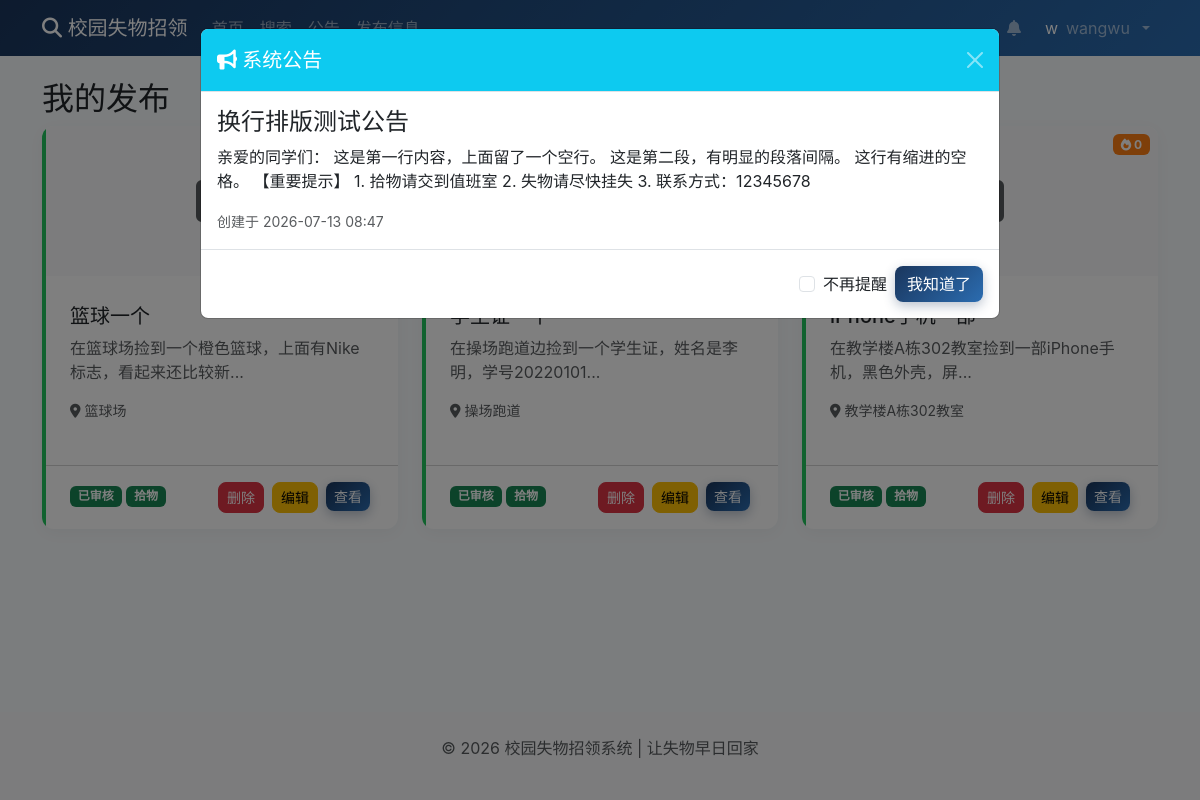
Page /my-posts (signed in) on the committed database.
### models.py (models this page shows, shortened)
class User(UserMixin, db.Model):
    id = db.Column(db.Integer, primary_key=True)
    username = db.Column(db.String(80), unique=True, nullable=False)
    password_hash = db.Column(db.String(120), nullable=False)
    role = db.Column(db.String(20), default='user')
    created_at = db.Column(db.DateTime, default=datetime.now)

class Post(db.Model):
    id = db.Column(db.Integer, primary_key=True)
    title = db.Column(db.String(100), nullable=False)
    description = db.Column(db.Text, nullable=False)
    pickup_time = db.Column(db.String(50), nullable=False)
    location = db.Column(db.String(100), nullable=False)
    place_location = db.Column(db.String(100), nullable=False)
    image = db.Column(db.String(200))
    author_id = db.Column(db.Integer, db.ForeignKey('user.id', ondelete='CASCADE'), nullable=False)
    post_type = db.Column(db.String(10), default='found')
    status = db.Column(db.String(20), default='pending')
    created_at = db.Column(db.DateTime, default=datetime.now)
    view_count = db.Column(db.Integer, default=0)
    author = db.relationship('User', backref=db.backref('posts', lazy=True))

### routes/post.py (the view)
@post_bp.route('/my-posts')
@login_required
def my_posts():
    posts = Post.query.filter_by(author_id=current_user.id).order_by(Post.created_at.desc()).all()
    return render_template('my_posts.html', posts=posts)

### config.py (called while the page is built)
def init_login_manager(app):
    login_manager = LoginManager(app)
    login_manager.login_view = 'auth.login'
    @login_manager.user_loader
    def load_user(user_id):
        return User.query.get(int(user_id))
    return login_manager

### templates/my_posts.html (shortened to what this page needs)
{% extends "base.html" %}
{% block content %}
<h2>我的发布</h2>
<div class="row row-cols-1 row-cols-md-2 row-cols-lg-3 g-4">
    {% for post in posts %}
    <div class="col">
        <div class="card h-100 item-card {% if post.post_type == 'lost' %}lost{% endif %}">
            <span class="badge bg-orange text-white view-badge"><i class="fas fa-fire"></i> {{ post.view_count or 0 }}</span>
            {% if post.image %}
            <img src="{{ url_for('static', filename='images/' + post.image) }}" class="card-img-top" alt="物品图片" style="height: 150px; object-fit: cover;">
            {% else %}
            <div class="card-img-top bg-light d-flex align-items-center justify-content-center" style="height: 150px;">
            </div>
            {% endif %}
            <div class="card-body">
                <h5 class="card-title">{{ post.title }}</h5>
                <p class="card-text text-muted">{{ post.description[:30] }}{% if post.description|length > 30 %}...{% endif %}</p>
                <small class="text-muted">
                    <p><i class="fas fa-map-marker-alt"></i> {{ post.location }}</p>
                </small>
            </div>
            <div class="card-footer bg-transparent">
                <span class="badge bg-{{ 'success' if post.status == 'approved' else 'info' }}">
                    {{ '已审核' if post.status == 'approved' else '待审核' }}
                </span>
                <span class="badge bg-{{ 'success' if post.post_type == 'found' else 'warning' }}">
                    {{ '拾物' if post.post_type == 'found' else '失物' }}
                </span>
                <a href="{{ url_for('post.post_detail', post_id=post.id) }}" class="btn btn-primary btn-sm float-end">查看</a>
                <a href="{{ url_for('post.edit_post', post_id=post.id) }}" class="btn btn-warning btn-sm float-end me-2">编辑</a>
                <a href="{{ url_for('post.delete_post', post_id=post.id) }}" class="btn btn-danger btn-sm float-end me-2">删除</a>
            </div>
        </div>
    </div>
    {% else %}
    <div class="col-12 text-center py-8">
        <i class="fas fa-inbox fa-5x text-muted mb-3"></i>
        <p class="text-muted">暂无发布信息</p>
        <a href="{{ url_for('post.publish') }}" class="btn btn-primary">发布第一条信息</a>
    </div>
    {% endfor %}
</div>
{% endblock %}

### templates/base.html (shortened to what this page needs)
<!DOCTYPE html>
<html lang="zh-CN">
<head>
    <link href="https://cdn.jsdelivr.net/npm/bootstrap@5.3.0/dist/css/bootstrap.min.css" rel="stylesheet">
    <link href="https://cdnjs.cloudflare.com/ajax/libs/font-awesome/6.4.0/css/all.min.css" rel="stylesheet">
    <link rel="stylesheet" href="{{ url_for('static', filename='css/style.css') }}">
</head>
<body>
    <nav class="navbar navbar-expand-lg navbar-dark" style="background: linear-gradient(135deg, #1A365D 0%, #2B6CB0 100%);">
        <div class="container">
            <a class="navbar-brand" href="{{ url_for('main.index') }}">
                <i class="fas fa-search"></i> 校园失物招领
            </a>
            <div class="collapse navbar-collapse" id="navbarNav">
                <ul class="navbar-nav me-auto">
                    <li class="nav-item">
                        <a class="nav-link {% if request.path == '/' %}active{% endif %}" href="{{ url_for('main.index') }}">首页</a>
                    </li>
                    <li class="nav-item">
                        <a class="nav-link" href="{{ url_for('main.search') }}">搜索</a>
                    </li>
                    <li class="nav-item">
                        <a class="nav-link" href="{{ url_for('notice.notices_page') }}">公告</a>
                    </li>
                    {% if current_user.is_authenticated %}
                    <li class="nav-item">
                        <a class="nav-link" href="{{ url_for('post.publish') }}">发布信息</a>
                    </li>
                    {% endif %}
                </ul>
                <ul class="navbar-nav ms-auto">
                    {% if current_user.is_authenticated %}
                    <li class="nav-item me-2">
                        <a class="nav-link position-relative" href="{{ url_for('notification.notifications_page') }}" id="notificationBell">
                            <i class="fas fa-bell"></i>
                        </a>
                    </li>
                    <li class="nav-item dropdown">
                        <a class="nav-link dropdown-toggle d-flex align-items-center gap-2" href="#" role="button" data-bs-toggle="dropdown">
                            <div class="w-8 h-8 rounded-full bg-white/20 flex items-center justify-center text-white font-semibold">
                                {{ current_user.username[:1] }}
                            </div>
                            <span>{{ current_user.username }}</span>
                        </a>
                    </li>
                    {% endif %}
                </ul>
            </div>
        </div>
    </nav>
    <main class="container mt-4">
        {% block content %}{% endblock %}
    </main>
    <footer class="bg-light py-4 mt-8">
        <div class="container text-center text-muted">
            <p>&copy; 2026 校园失物招领系统 | 让失物早日回家</p>
        </div>
    </footer>
    <div class="modal fade" id="noticeModal" tabindex="-1" aria-labelledby="noticeModalLabel" aria-hidden="true">
        <div class="modal-dialog modal-lg">
            <div class="modal-content">
                <div class="modal-header bg-info text-white">
                    <h5 class="modal-title" id="noticeModalLabel"><i class="fas fa-bullhorn"></i> 系统公告</h5>
                    <button type="button" class="btn-close btn-close-white" data-bs-dismiss="modal" aria-label="Close"></button>
                </div>
                <div class="modal-body">
                    <div id="noticeContent"></div>
                </div>
                <div class="modal-footer">
                    <div class="form-check">
                        <input class="form-check-input" type="checkbox" id="dontShowAgain">
                        <label class="form-check-label" for="dontShowAgain">不再提醒</label>
                    </div>
                    <button type="button" class="btn btn-primary" data-bs-dismiss="modal">我知道了</button>
                </div>
            </div>
        </div>
    </div>
</body>
</html>

### static/css/style.css (style rules this page uses)
:root { --primary-color: #1A365D; --primary-light: #2B6CB0; --primary-dark: #153E75; --secondary-color: #3182CE; --found-color: #22C55E; --lost-color: #D69E2E; --bg-card: #ffffff; --bg-card-alt: #f8f9fa; --text-primary: #1F2937; --text-secondary: #4A5568; --text-muted: #A0AEC0; --border-color: #E5E7EB; }
body { min-height: 100vh; display: flex; flex-direction: column; background-color: #F7FAFC; font-family: -apple-system, BlinkMacSystemFont, 'Segoe UI', Roboto, 'Helvetica Neue', Arial, sans-serif; }
main { flex: 1; }
.card { transition: transform 0.3s ease, box-shadow 0.3s ease; border-radius: 12px; border: none; box-shadow: 0 4px 16px rgba(0, 0, 0, 0.04); position: relative; overflow: hidden; }
.card::before { content: ''; position: absolute; top: 0; left: 0; right: 0; height: 3px; background: linear-gradient(90deg, var(--primary-color) 0%, var(--primary-light) 50%, var(--primary-color) 100%); z-index: 1; }
.card-body { padding: 1.75rem; }
.card-footer { padding: 1rem 1.75rem; }
.card-img-top { object-fit: cover; transition: transform 0.4s ease, filter 0.4s ease; }
.btn { transition: all 0.3s ease; border-radius: 8px; }
.btn-primary { background: linear-gradient(135deg, #1A365D 0%, #2B6CB0 100%) !important; border: none !important; box-shadow: 0 4px 12px rgba(26, 54, 93, 0.3); }
.item-card { position: relative; overflow: hidden; }
.item-card::before { content: ''; position: absolute; top: 0; left: 0; width: 4px; height: 100%; background: var(--found-color); z-index: 1; }
.view-badge { position: absolute; top: 8px; right: 8px; z-index: 2; }
.bg-orange { background-color: #FD7E14 !important; }

### rows in the picture
User: username "w", username "wangwu"
Post: title "篮球一个", description "在篮球场捡到一个橙色篮球，上面有Nike标志，看起来还比较新", location "篮球场", status "已审核", post_type "拾物"
Post: description "在操场跑道边捡到一个学生证，姓名是李明，学号20220101", location "操场跑道", status "已审核", post_type "拾物"
Post: view_count "0", description "在教学楼A栋302教室捡到一部iPhone手机，黑色外壳，屏", location "教学楼A栋302教室", status "已审核", post_type "拾物"
